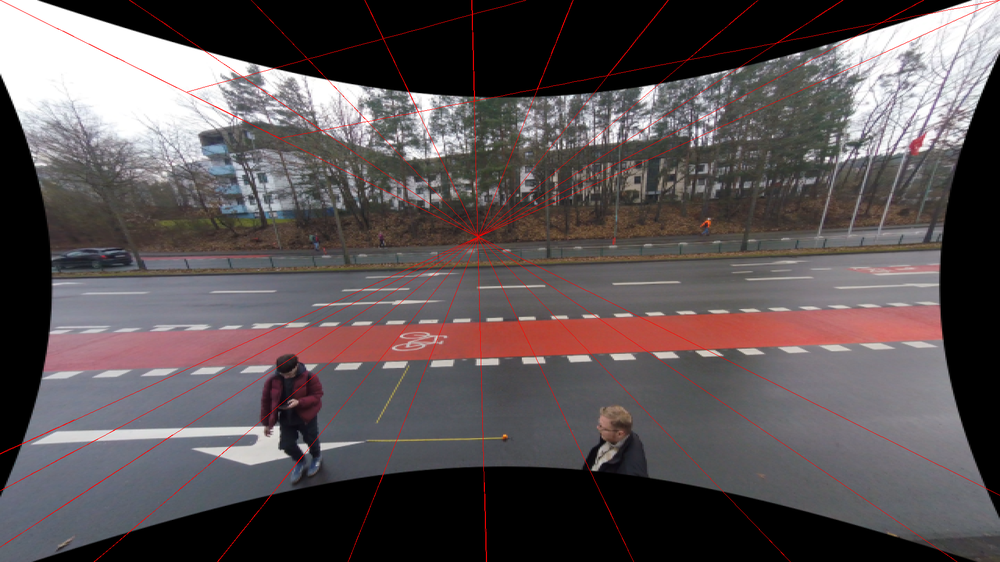
#> input picture image_with_full_plane_grid.png, 1000 x 562 px, shrunk from 1920 x 1080 before the run
$ python -i stabilizer.py   (imports and definitions only)
#> lines starting #> are read from the running program, lines starting #| are printed output that depends on the picture
import cv2
import numpy as np

class VideoStabilizer:
    def __init__(self, smoothing_window=30):
        self.smoothing_window = smoothing_window
        self.prev_gray = None
        self.transforms = []
        self.feature_params = dict(
            maxCorners=200,
            qualityLevel=0.3,
            minDistance=7,
            blockSize=7
        )
        self.lk_params = dict(
            winSize=(21, 21),
            maxLevel=2,
            criteria=(cv2.TERM_CRITERIA_EPS | cv2.TERM_CRITERIA_COUNT, 10, 0.03)
        )

    def _detect_features(self, frame_gray):
        return cv2.goodFeaturesToTrack(frame_gray, **self.feature_params)

    def _compute_transform(self, prev_pts, curr_pts):
        transform = cv2.estimateAffinePartial2D(prev_pts, curr_pts)[0]
        dx = transform[0, 2]
        dy = transform[1, 2]
        da = np.arctan2(transform[1, 0], transform[0, 0])
        return np.array([dx, dy, da])

    def _smooth_transforms(self):
        if len(self.transforms) < self.smoothing_window:
            return self.transforms[-1]

        pad_left = (self.smoothing_window - 1) // 2
        pad_right = self.smoothing_window - pad_left - 1
        smooth = np.convolve(self.transforms[:, 0], np.ones(self.smoothing_window) / self.smoothing_window, mode='valid')
        smooth_dx = smooth[-1]
        smooth = np.convolve(self.transforms[:, 1], np.ones(self.smoothing_window) / self.smoothing_window, mode='valid')
        smooth_dy = smooth[-1]
        smooth = np.convolve(self.transforms[:, 2], np.ones(self.smoothing_window) / self.smoothing_window, mode='valid')
        smooth_da = smooth[-1]

        return np.array([smooth_dx, smooth_dy, smooth_da])

    def stabilize_frame(self, frame):
        # Convert to grayscale
        curr_gray = cv2.cvtColor(frame, cv2.COLOR_BGR2GRAY)

        if self.prev_gray is None:
            self.prev_gray = curr_gray
            return frame

        # Detect feature points in previous frame
        prev_pts = self._detect_features(self.prev_gray)
        if prev_pts is None or len(prev_pts) < 10:
            self.prev_gray = curr_gray
            return frame

        # Calculate optical flow
        curr_pts, status, err = cv2.calcOpticalFlowPyrLK(
            self.prev_gray, curr_gray, prev_pts, None, **self.lk_params
        )

        # Filter out bad points
        mask = status.ravel() == 1
        if not np.any(mask):
            self.prev_gray = curr_gray
            return frame

        prev_pts = prev_pts[mask]
        curr_pts = curr_pts[mask]

        # Calculate transformation
        transform = self._compute_transform(prev_pts, curr_pts)
        self.transforms.append(transform)

        # Smooth transforms
        smooth_transform = self._smooth_transforms()

        # Apply smoothed transformation
        h, w = frame.shape[:2]
        center = (w // 2, h // 2)
        rotation_matrix = cv2.getRotationMatrix2D(center, np.degrees(smooth_transform[2]), 1.0)
        rotation_matrix[0, 2] += smooth_transform[0]
        rotation_matrix[1, 2] += smooth_transform[1]

        stabilized_frame = cv2.warpAffine(frame, rotation_matrix, (w, h), flags=cv2.INTER_LINEAR)

        # Update previous frame
        self.prev_gray = curr_gray

        return stabilized_frame

>>> import cv2
>>> picture = cv2.imread('image_with_full_plane_grid.png')
#> picture is the input picture: shape (562, 1000, 3); mean B, G, R 84.7, 83.2, 91.4
>>> result = VideoStabilizer().stabilize_frame(picture)
#> in stabilize_frame, `curr_gray = cv2.cvtColor(frame, cv2.COLOR_BGR2GRAY)`:
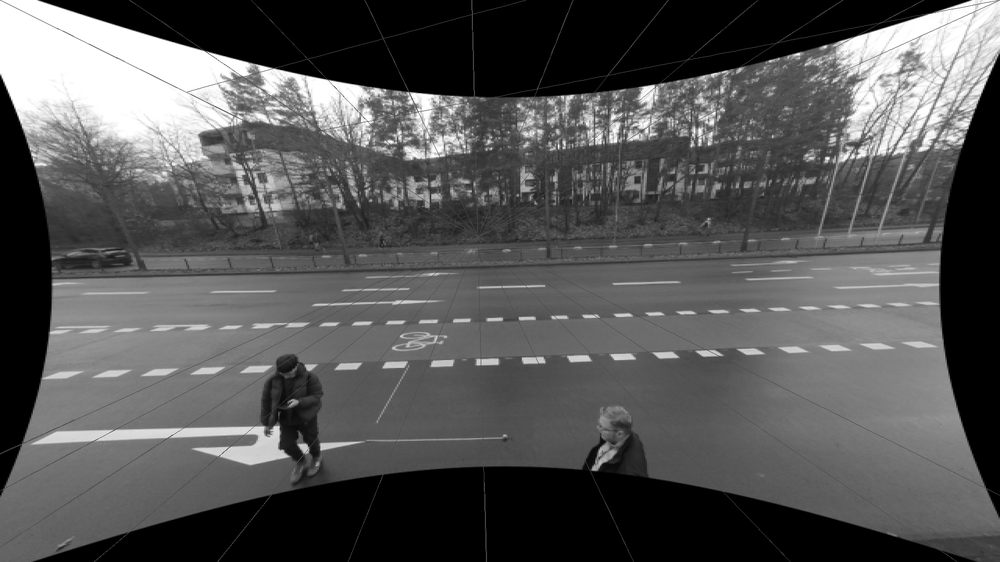
#> curr_gray: shape (562, 1000); min 0, max 255, mean 85.8

$ run again, on setup_before.png
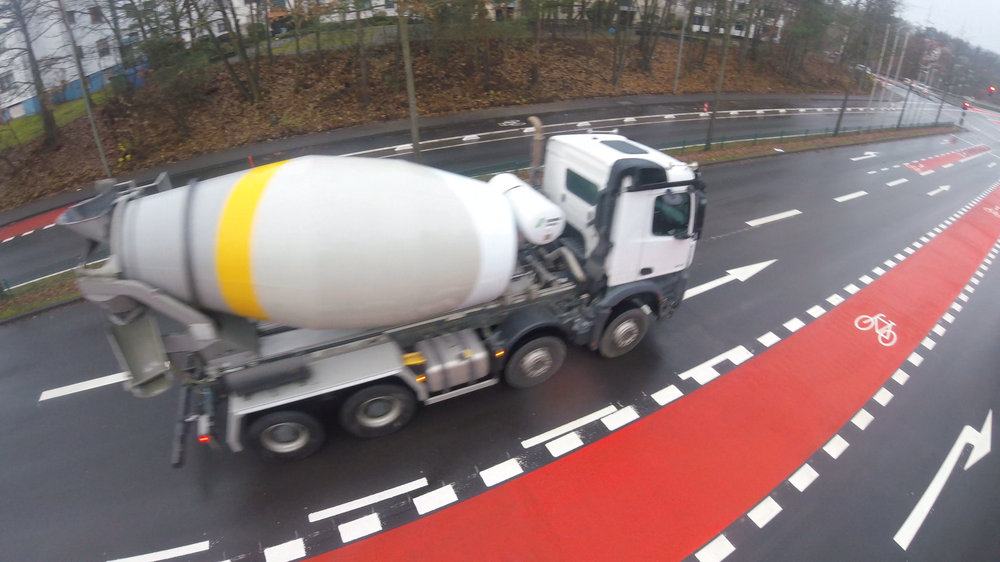
#> input picture setup_before.png, 1000 x 562 px, shrunk from 1920 x 1080 before the run
#> picture is the input picture: shape (562, 1000, 3); mean B, G, R 113.8, 113.9, 132.5
#> in stabilize_frame, `curr_gray = cv2.cvtColor(frame, cv2.COLOR_BGR2GRAY)`:
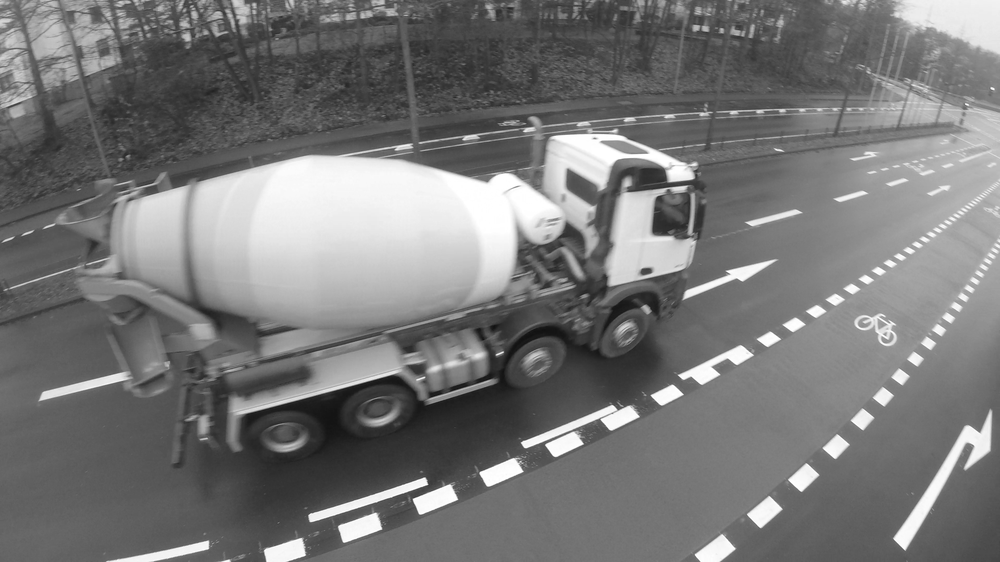
#> curr_gray: shape (562, 1000); min 17, max 255, mean 119.5
